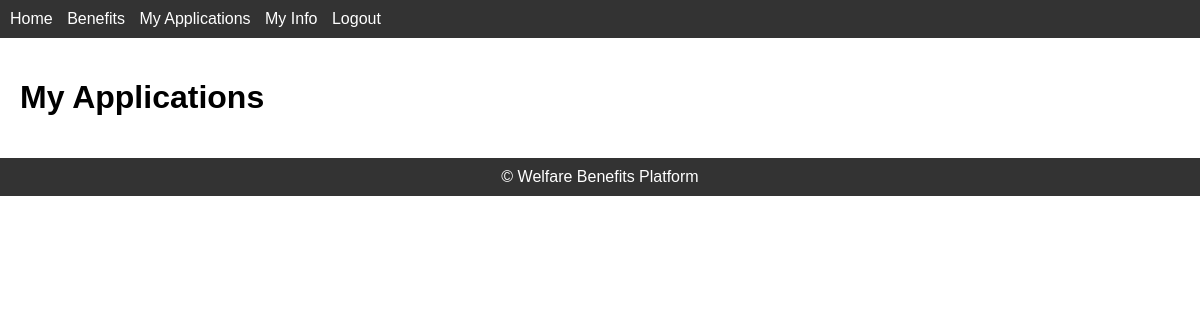
Before: /my-applications (signed in) with the older database file.
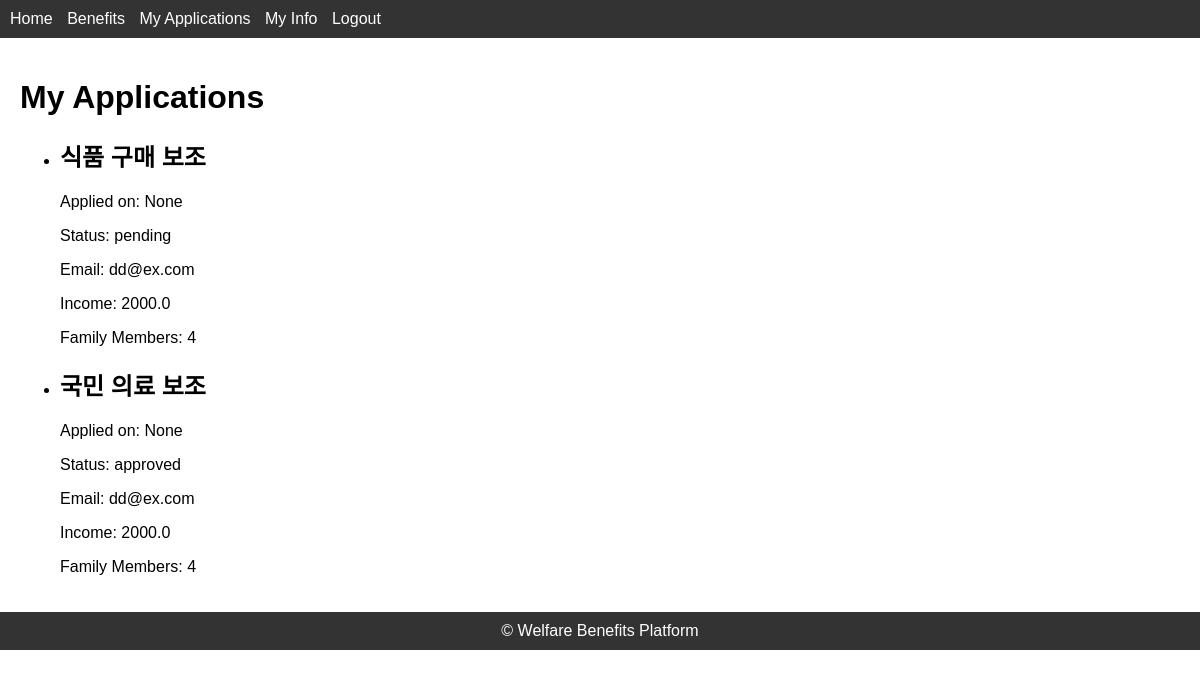
After: the same page with the newer database file.
### models.py (models this page shows, shortened)
class ModelMixin(object):
    def save(self):
        db.session.add(self)
        db.session.commit()

class Application(UserMixin, ModelMixin, db.Model):
    id = db.Column(db.Integer, primary_key=True)
    user_id = db.Column(db.Integer, db.ForeignKey('user.id'), nullable=False)
    benefit_id = db.Column(db.Integer, db.ForeignKey('benefit.id'), nullable=False)
    applied_date = db.Column(db.DateTime, default=datetime.utcnow)
    status = db.Column(db.String(20), nullable=False, default='pending')

class Benefit(UserMixin, ModelMixin, db.Model):
    id = db.Column(db.Integer, primary_key=True)
    name = db.Column(db.String(100), nullable=False)
    description = db.Column(db.Text, nullable=False)
    requirements = db.Column(db.Text, nullable=False)
    applications = db.relationship('Application', backref='benefit', lazy='dynamic')

class User(UserMixin, db.Model):
    id = db.Column(db.Integer, primary_key=True)
    username = db.Column(db.String(64), unique=True)
    email = db.Column(db.String(120), unique=True)
    password = db.Column(db.String(100))
    applications = db.relationship('Application', backref='user', lazy='dynamic')
    user_info = db.relationship('UserInfo', uselist=False, backref='user')
    is_active = True  # 기본적으로 활성화된 상태로 설정

class UserInfo(db.Model):
    id = db.Column(db.Integer, primary_key=True)
    user_id = db.Column(db.Integer, db.ForeignKey('user.id'), nullable=False)
    income = db.Column(db.Float)
    family_members = db.Column(db.Integer)

### applications.py (the view)
@applications_bp.route('/my-applications')
@login_required
def my_applications():
    applications = current_user.applications.options(
        joinedload(Application.user).joinedload(User.user_info)
    ).all()
    return render_template('applications.html', applications=applications)

### app.py (called while the page is built)
@login_manager.user_loader
def load_user(user_id):
    from models import User
    return User.query.get(int(user_id))

### templates/applications.html
{% extends 'base.html' %}
{% block content %}
<h1>My Applications</h1>
<ul>
    {% for application in applications %}
    <li>
        <h2>{{ application.benefit.name }}</h2>
        <p>Applied on: {{ application.applied_date }}</p>
        <p>Status: {{ application.status }}</p>
        {% if application.user.user_info %}
        <p>Email: {{ application.user.email }}</p>
        <p>Income: {{ application.user.user_info.income }}</p>
        <p>Family Members: {{ application.user.user_info.family_members }}</p>
        {% endif %}
    </li>
    {% endfor %}
</ul>
{% endblock %}

### templates/base.html (shortened to what this page needs)
<!DOCTYPE html>
<html lang="en">
<head>
    <link rel="stylesheet" href="{{ url_for('static', filename='css/styles.css') }}">
</head>
<body>
    <header>
        <nav>
            <ul>
                <li><a href="{{ url_for('index') }}">Home</a></li>
                {% if current_user.is_authenticated %}
                <li><a href="{{ url_for('benefits.list_benefits') }}">Benefits</a></li>
                <li><a href="{{ url_for('applications.my_applications') }}">My Applications</a></li>
                <li><a href="{{ url_for('applications.user_info') }}">My Info</a></li>
                <li><a href="{{ url_for('auth.logout') }}">Logout</a></li>
                {% else %}
                <li><a href="{{ url_for('auth.login') }}">Login</a></li>
                <li><a href="{{ url_for('auth.signup') }}">Sign Up</a></li>
                {% endif %}
            </ul>
        </nav>
    </header>
    <main>
        {% block content %}{% endblock %}
    </main>
    <footer>
        &copy; Welfare Benefits Platform
    </footer>
</body>
</html>

### static/css/styles.css (style rules this page uses)
body { font-family: Arial, sans-serif; margin: 0; padding: 0; }
header { background-color: #333; color: #fff; padding: 10px; }
nav ul { list-style-type: none; margin: 0; padding: 0; }
nav ul li { display: inline; margin-right: 10px; }
nav ul li a { color: #fff; text-decoration: none; }
main { padding: 20px; }
footer { background-color: #333; color: #fff; padding: 10px; text-align: center; }

Changed rows visible on the page:
added Application: benefit.name "식품 구매 보조", applied_date "None", status "pending", user.email "dd@ex.com", user.user_info.income "2000.0", user.user_info.family_members "4"
added Application: benefit.name "국민 의료 보조", applied_date "None", status "approved", user.email "dd@ex.com", user.user_info.income "2000.0", user.user_info.family_members "4"
